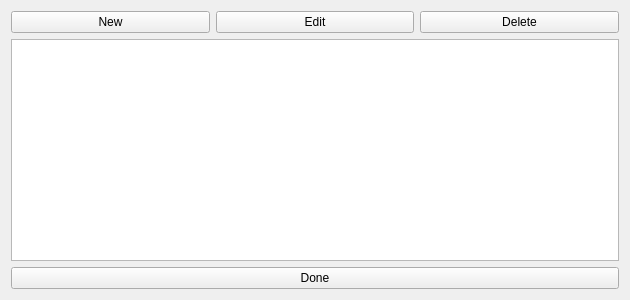
<?xml version="1.0" encoding="UTF-8"?>
<ui version="4.0">
 <class>ProfileManager3</class>
 <widget class="QWidget" name="ProfileManager3">
  <property name="geometry">
   <rect>
    <x>0</x>
    <y>0</y>
    <width>630</width>
    <height>300</height>
   </rect>
  </property>
  <property name="windowTitle">
   <string>Profile Manager Gen 3</string>
  </property>
  <layout class="QGridLayout" name="gridLayout">
   <item row="0" column="0">
    <widget class="QPushButton" name="pushButtonNew">
     <property name="text">
      <string>New</string>
     </property>
    </widget>
   </item>
   <item row="0" column="1">
    <widget class="QPushButton" name="pushButtonEdit">
     <property name="text">
      <string>Edit</string>
     </property>
    </widget>
   </item>
   <item row="0" column="2">
    <widget class="QPushButton" name="pushButtonDelete">
     <property name="text">
      <string>Delete</string>
     </property>
    </widget>
   </item>
   <item row="1" column="0" colspan="3">
    <widget class="TableView" name="tableView"/>
   </item>
   <item row="2" column="0" colspan="3">
    <widget class="QPushButton" name="pushButtonOk">
     <property name="text">
      <string>Done</string>
     </property>
    </widget>
   </item>
  </layout>
 </widget>
 <customwidgets>
  <customwidget>
   <class>TableView</class>
   <extends>QTableView</extends>
   <header>Form/Controls/TableView.hpp</header>
  </customwidget>
 </customwidgets>
</ui>
